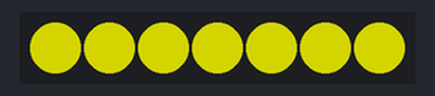
This sketch was run on a simulated Arduino Uno, built with avr-gcc and run on an emulated ATmega328P. Shown: 7 RGB LEDs in strip order, left to right. Dim RGB values are drawn brighter than linear.

Above: at 0.1 s.
At 0.6 s:
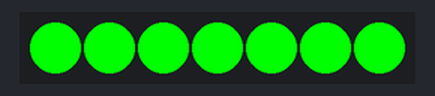
Timing chart, 0 to 130.0 s (numbered marks = the images above):
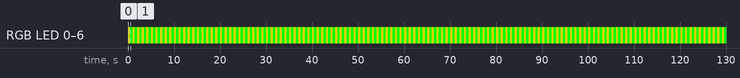

Measured:
- by itself, RGB LED 0–6: alternates RGB(128, 128, 0) for 0.50 s and RGB(0, 255, 0) for 0.50 s

The sketch:

_1_colors_neopi.ino
```cpp
// This is a demonstration on how to use an input device to trigger changes on your neo pixels.
// You should wire a momentary push button to connect from ground to a digital IO pin.  When you
// press the button it will change to a new pixel animation.  Note that you need to press the
// button once to start the first animation!

#include <Adafruit_NeoPixel.h>

#define PIXEL_PIN_WIDE    7    // Digital IO pin connected to the NeoPixels.


#define PIXEL_COUNT 5

Adafruit_NeoPixel stripWide = Adafruit_NeoPixel(PIXEL_PIN_WIDE, PIXEL_PIN_WIDE, NEO_GRB + NEO_KHZ800);


void setup() {
  stripWide.begin();
  stripWide.show(); // Initialize all pixels to 'off'
    Serial.begin(9600); //

}

void loop() {
    for(int i=0; i<stripWide.numPixels(); i++) { // For each pixel in strip...
    stripWide.setPixelColor(i, stripWide.Color(128, 128,   0));         //  Set pixel's color (in RAM)
  }
    stripWide.show();                          //  Update strip to match

  delay(500);
    for(int i=0; i<stripWide.numPixels(); i++) { // For each pixel in strip...
    stripWide.setPixelColor(i, stripWide.Color(  0, 255,   0));         //  Set pixel's color (in RAM)
  }
    stripWide.show();                          //  Update strip to match
  delay(500);

}
```
